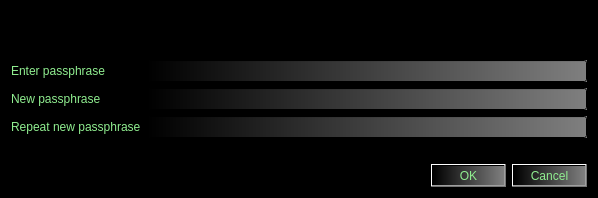
<?xml version="1.0" encoding="UTF-8"?>
<ui version="4.0">
 <class>AskPassphraseDialog</class>
 <widget class="QDialog" name="AskPassphraseDialog">
  <property name="geometry">
   <rect>
    <x>0</x>
    <y>0</y>
    <width>598</width>
    <height>198</height>
   </rect>
  </property>
  <property name="sizePolicy">
   <sizepolicy hsizetype="Preferred" vsizetype="Minimum">
    <horstretch>0</horstretch>
    <verstretch>0</verstretch>
   </sizepolicy>
  </property>
  <property name="minimumSize">
   <size>
    <width>550</width>
    <height>0</height>
   </size>
  </property>
  <property name="windowTitle">
   <string>Passphrase Dialog</string>
  </property>
  <property name="styleSheet">
   <string notr="true">
background-color:black;
color:lightgreen;
</string>
  </property>
  <layout class="QVBoxLayout" name="verticalLayout">
   <item>
    <widget class="QLabel" name="warningLabel">
     <property name="textFormat">
      <enum>Qt::RichText</enum>
     </property>
     <property name="wordWrap">
      <bool>true</bool>
     </property>
    </widget>
   </item>
   <item>
    <layout class="QFormLayout" name="formLayout">
     <property name="fieldGrowthPolicy">
      <enum>QFormLayout::AllNonFixedFieldsGrow</enum>
     </property>
     <item row="0" column="0">
      <widget class="QLabel" name="passLabel1">
       <property name="styleSheet">
        <string notr="true">background-color:black;
</string>
       </property>
       <property name="text">
        <string>Enter passphrase</string>
       </property>
      </widget>
     </item>
     <item row="0" column="1">
      <widget class="QLineEdit" name="passEdit1">
       <property name="styleSheet">
        <string notr="true">
background-color:qlineargradient(spread:pad, x1:0, y1:0, x2:1, y2:0, stop:0 rgba(0, 0, 0, 255), stop:1 rgba(127, 127, 127, 255));
color:lightgreen;
</string>
       </property>
       <property name="echoMode">
        <enum>QLineEdit::Password</enum>
       </property>
      </widget>
     </item>
     <item row="1" column="0">
      <widget class="QLabel" name="passLabel2">
       <property name="styleSheet">
        <string notr="true">background-color:black;
</string>
       </property>
       <property name="text">
        <string>New passphrase</string>
       </property>
      </widget>
     </item>
     <item row="1" column="1">
      <widget class="QLineEdit" name="passEdit2">
       <property name="styleSheet">
        <string notr="true">
background-color:qlineargradient(spread:pad, x1:0, y1:0, x2:1, y2:0, stop:0 rgba(0, 0, 0, 255), stop:1 rgba(127, 127, 127, 255));
color:lightgreen;
</string>
       </property>
       <property name="echoMode">
        <enum>QLineEdit::Password</enum>
       </property>
      </widget>
     </item>
     <item row="2" column="0">
      <widget class="QLabel" name="passLabel3">
       <property name="styleSheet">
        <string notr="true">background-color:black;
</string>
       </property>
       <property name="text">
        <string>Repeat new passphrase</string>
       </property>
      </widget>
     </item>
     <item row="2" column="1">
      <widget class="QLineEdit" name="passEdit3">
       <property name="styleSheet">
        <string notr="true">
background-color:qlineargradient(spread:pad, x1:0, y1:0, x2:1, y2:0, stop:0 rgba(0, 0, 0, 255), stop:1 rgba(127, 127, 127, 255));
color:lightgreen;
</string>
       </property>
       <property name="echoMode">
        <enum>QLineEdit::Password</enum>
       </property>
      </widget>
     </item>
     <item row="3" column="1">
      <widget class="QLabel" name="capsLabel">
       <property name="font">
        <font>
         <weight>75</weight>
         <bold>true</bold>
        </font>
       </property>
       <property name="text">
        <string/>
       </property>
       <property name="alignment">
        <set>Qt::AlignCenter</set>
       </property>
      </widget>
     </item>
    </layout>
   </item>
   <item>
    <widget class="QDialogButtonBox" name="buttonBox">
     <property name="styleSheet">
      <string notr="true">
background-color:qlineargradient(spread:pad, x1:0, y1:0, x2:1, y2:0, stop:0 rgba(0, 0, 0, 255), stop:1 rgba(127, 127, 127, 255));
color:lightgreen;
</string>
     </property>
     <property name="orientation">
      <enum>Qt::Horizontal</enum>
     </property>
     <property name="standardButtons">
      <set>QDialogButtonBox::Cancel|QDialogButtonBox::Ok</set>
     </property>
    </widget>
   </item>
  </layout>
 </widget>
 <resources/>
 <connections>
  <connection>
   <sender>buttonBox</sender>
   <signal>accepted()</signal>
   <receiver>AskPassphraseDialog</receiver>
   <slot>accept()</slot>
   <hints>
    <hint type="sourcelabel">
     <x>248</x>
     <y>254</y>
    </hint>
    <hint type="destinationlabel">
     <x>157</x>
     <y>274</y>
    </hint>
   </hints>
  </connection>
  <connection>
   <sender>buttonBox</sender>
   <signal>rejected()</signal>
   <receiver>AskPassphraseDialog</receiver>
   <slot>reject()</slot>
   <hints>
    <hint type="sourcelabel">
     <x>316</x>
     <y>260</y>
    </hint>
    <hint type="destinationlabel">
     <x>286</x>
     <y>274</y>
    </hint>
   </hints>
  </connection>
 </connections>
</ui>
